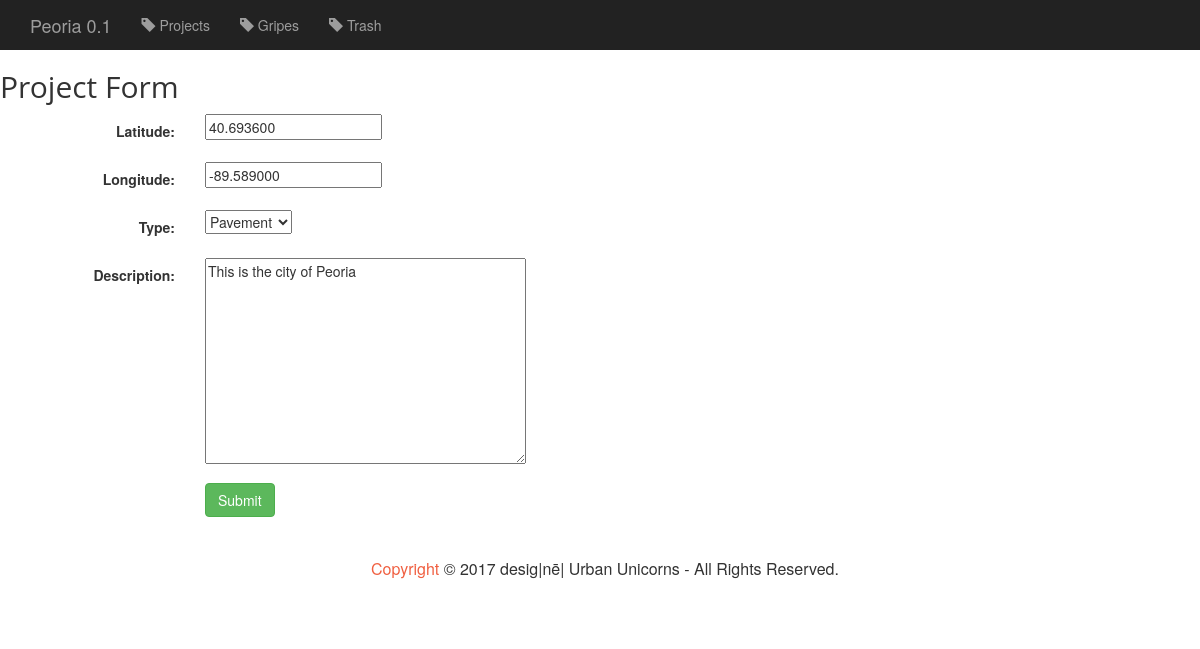
The app's page /peoria/project/2/update/, older data.
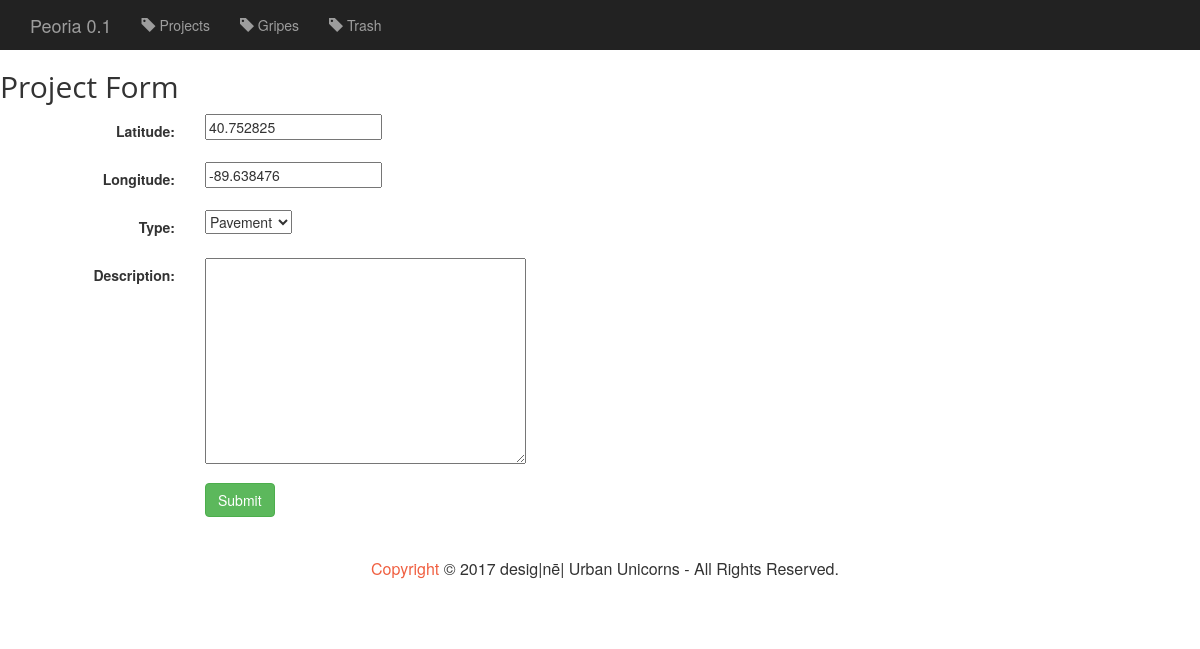
The same page, newer data.
### peoria/models.py (models this page shows, shortened)
class Project(models.Model):
    latitude = models.DecimalField(max_digits=10, decimal_places=6, default=40.703545)
    longitude = models.DecimalField(max_digits=10, decimal_places=6, default=-89.579086)
    PAVEMENT = 'PV'
    BIKE = 'BK'
    TRASHCANS = 'TC'
    RAMPS = 'RA'
    SIDEWALKS = 'SW'
    TYPE_CHOICES = (
        (PAVEMENT, 'Pavement'),
        (BIKE, 'Bike'),
        (TRASHCANS, 'Trashcans'),
        (RAMPS, 'Ramps'),
        (SIDEWALKS, 'Sidewalks'),
    )
    type = models.CharField(max_length=100, choices=TYPE_CHOICES)
    filename = models.CharField(max_length=100, blank=True, null=True)
    description = models.TextField(blank=True, null=True)

### peoria/views.py (the view)
# urls.py: url(r'^project/(?P<pk>[0-9]+)/update/$', views.ProjectUpdate.as_view(), name='project-update'),
class ProjectUpdate(UpdateView):
    model = Project
    fields = ['latitude',
              'longitude',
              'type',
              'description',
    ]

### peoria/templates/peoria/project_form.html (shortened to what this page needs)
{% extends 'peoria/base.html' %}
{% block body %}
    <h2> Project Form </h2>
    <form class="form-horizontal" action="" method="post" enctype="multipart/form-data">
        {% include 'peoria/form-template.html' %}
        <div class="form-group">
            <div class="col-sm-offset-2 col-sm-10">
                <button type="submit" class="btn btn-success">Submit</button>
            </div>
        </div>
    </form>
{% endblock %}

### peoria/templates/peoria/form-template.html (shortened to what this page needs)
{% for field in form %}
    <div class="form-group">
        <div class = "col-sm-offset-2 col-sm-10">
        </div>
        <label class="control-label col-sm-2">{{ field.label_tag }}</label>
        <div class="col-sm-10">{{ field }}</div>
    </div>
{% endfor %}

Row changes from the older to the newer data that the page shows:
changed Project "Pavement": latitude "40.693600" → "40.752825"; longitude "-89.589000" → "-89.638476"; description "This is the city of Peoria" → (not shown)
